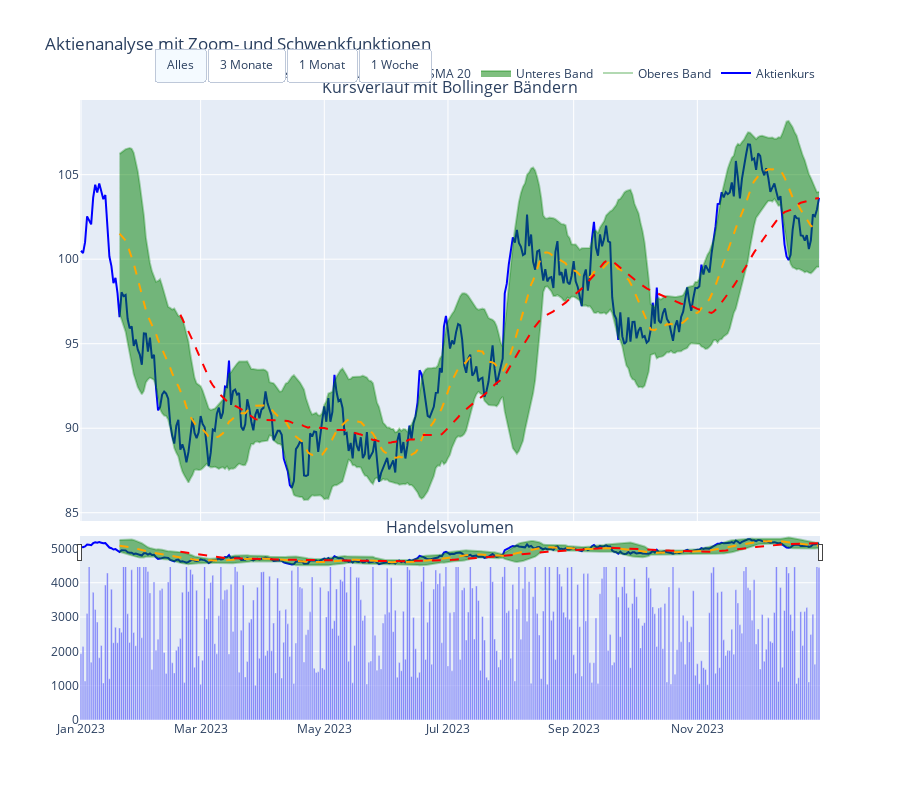

Notebook code cell kept with this figure:
### Markdown cell above
**Erklärung:**
- Wir erstellen ein Höhenliniendiagramm mit komplexen Daten
- Mit `dragmode='pan'` setzen wir das Standardverhalten auf Schwenken statt Zoomen
- Wir definieren Grenzen und Verhältnisse für die Achsen mit `xaxis` und `yaxis`
- Wir fügen Schaltflächen hinzu, die zu vordefinierten Zoom-Bereichen springen
- Wir passen das Aussehen und die Position der Werkzeugleiste an

### Beispiel 3: Zoom- und Schwenkfunktionen in einer komplexen Visualisierung

### Code cell
import plotly.graph_objects as go
from plotly.subplots import make_subplots

# Komplexere Daten für eine Finanzvisualisierung generieren
np.random.seed(42)
dates = pd.date_range(start='2023-01-01', end='2023-12-31', freq='D')
price_array = 100 + np.cumsum(np.random.normal(0, 1, len(dates)))
volume = np.random.randint(1000, 5000, len(dates))

# Umwandlung des NumPy-Arrays in eine Pandas Series für rolling-Funktionen
price = pd.Series(price_array)

# Technische Indikatoren berechnen
sma_20 = price.rolling(window=20).mean()
sma_50 = price.rolling(window=50).mean()
upper_band = sma_20 + 2 * price.rolling(window=20).std()
lower_band = sma_20 - 2 * price.rolling(window=20).std()

# DataFrame erstellen
df = pd.DataFrame({
    'Datum': dates,
    'Preis': price,
    'Volumen': volume,
    'SMA_20': sma_20,
    'SMA_50': sma_50,
    'Upper_Band': upper_band,
    'Lower_Band': lower_band
})

# Subplot mit Kurs- und Volumenchart erstellen
fig = make_subplots(
    rows=2, cols=1,
    shared_xaxes=True,
    vertical_spacing=0.03,
    row_heights=[0.7, 0.3],
    subplot_titles=("Kursverlauf mit Bollinger Bändern", "Handelsvolumen")
)

# Preischart hinzufügen
fig.add_trace(
    go.Scatter(
        x=df['Datum'],
        y=df['Preis'],
        mode='lines',
        name='Aktienkurs',
        line=dict(color='blue')
    ),
    row=1, col=1
)

# Bollinger Bänder hinzufügen
fig.add_trace(
    go.Scatter(
        x=df['Datum'],
        y=df['Upper_Band'],
        mode='lines',
        name='Oberes Band',
        line=dict(color='rgba(0,128,0,0.3)')
    ),
    row=1, col=1
)

fig.add_trace(
    go.Scatter(
        x=df['Datum'],
        y=df['Lower_Band'],
        mode='lines',
        name='Unteres Band',
        line=dict(color='rgba(0,128,0,0.3)'),
        fill='tonexty'  # Bereich zwischen diesem und vorherigem Trace füllen
    ),
    row=1, col=1
)

# Gleitende Durchschnitte hinzufügen
fig.add_trace(
    go.Scatter(
        x=df['Datum'],
        y=df['SMA_20'],
        mode='lines',
        name='SMA 20',
        line=dict(color='orange', dash='dash')
    ),
    row=1, col=1
)

fig.add_trace(
    go.Scatter(
        x=df['Datum'],
        y=df['SMA_50'],
        mode='lines',
        name='SMA 50',
        line=dict(color='red', dash='dash')
    ),
    row=1, col=1
)

# Volumen-Chart hinzufügen
fig.add_trace(
    go.Bar(
        x=df['Datum'],
        y=df['Volumen'],
        name='Volumen',
        marker=dict(color='rgba(0,0,255,0.5)')
    ),
    row=2, col=1
)

# Layout anpassen
fig.update_layout(
    title_text='Aktienanalyse mit Zoom- und Schwenkfunktionen',
    height=800,
    showlegend=True,
    legend=dict(
        orientation="h",
        yanchor="bottom",
        y=1.02,
        xanchor="right",
        x=1
    )
)

# Bereichsauswahl für beide Achsen hinzufügen
fig.update_layout(
    xaxis=dict(
        rangeslider=dict(visible=True),
        type='date',
        rangeslider_thickness=0.05
    ),
    xaxis2=dict(
        type='date'
    )
)

# Zoom-Buttons hinzufügen
fig.update_layout(
    updatemenus=[
        dict(
            type="buttons",
            direction="right",
            buttons=[
                dict(
                    args=[{'xaxis.range': [df['Datum'].min(), df['Datum'].max()]}],
                    label="Alles",
                    method="relayout"
                ),
                dict(
                    args=[{'xaxis.range': [df['Datum'].iloc[-90], df['Datum'].max()]}],
                    label="3 Monate",
                    method="relayout"
                ),
                dict(
                    args=[{'xaxis.range': [df['Datum'].iloc[-30], df['Datum'].max()]}],
                    label="1 Monat",
                    method="relayout"
                ),
                dict(
                    args=[{'xaxis.range': [df['Datum'].iloc[-7], df['Datum'].max()]}],
                    label="1 Woche",
                    method="relayout"
                )
            ],
            pad={"r": 10, "t": 10},
            showactive=True,
            x=0.1,
            xanchor="left",
            y=1.1,
            yanchor="top"
        )
    ]
)

fig.show()

### Figure 1 — Plotly figure (JSON) as saved in the notebook; plotly's stock layout.template omitted (floating-point values rounded to 4 significant figures; data arrays with more than 128 entries replaced by an {"elided": "..."} marker saying what was removed)
{"data": [{"line": {"color": "blue"}, "mode": "lines", "name": "Aktienkurs", "type": "scatter", "x": {"elided": "365 str values"}, "xaxis": "x", "y": {"elided": "365 float values"}, "yaxis": "y"}, {"line": {"color": "rgba(0,128,0,0.3)"}, "mode": "lines", "name": "Oberes Band", "type": "scatter", "x": {"elided": "365 str values"}, "xaxis": "x", "y": {"elided": "365 float values"}, "yaxis": "y"}, {"fill": "tonexty", "line": {"color": "rgba(0,128,0,0.3)"}, "mode": "lines", "name": "Unteres Band", "type": "scatter", "x": {"elided": "365 str values"}, "xaxis": "x", "y": {"elided": "365 float values"}, "yaxis": "y"}, {"line": {"color": "orange", "dash": "dash"}, "mode": "lines", "name": "SMA 20", "type": "scatter", "x": {"elided": "365 str values"}, "xaxis": "x", "y": {"elided": "365 float values"}, "yaxis": "y"}, {"line": {"color": "red", "dash": "dash"}, "mode": "lines", "name": "SMA 50", "type": "scatter", "x": {"elided": "365 str values"}, "xaxis": "x", "y": {"elided": "365 float values"}, "yaxis": "y"}, {"marker": {"color": "rgba(0,0,255,0.5)"}, "name": "Volumen", "type": "bar", "x": {"elided": "365 str values"}, "xaxis": "x2", "y": {"elided": "365 int values"}, "yaxis": "y2"}], "layout": {"annotations": [{"font": {"size": 16}, "showarrow": false, "text": "Kursverlauf mit Bollinger Bändern", "x": 0.5, "xanchor": "center", "xref": "paper", "y": 1.0, "yanchor": "bottom", "yref": "paper"}, {"font": {"size": 16}, "showarrow": false, "text": "Handelsvolumen", "x": 0.5, "xanchor": "center", "xref": "paper", "y": 0.291, "yanchor": "bottom", "yref": "paper"}], "height": 800, "legend": {"orientation": "h", "x": 1, "xanchor": "right", "y": 1.02, "yanchor": "bottom"}, "showlegend": true, "title": {"text": "Aktienanalyse mit Zoom- und Schwenkfunktionen"}, "updatemenus": [{"buttons": [{"args": [{"xaxis.range": ["2023-01-01T00:00:00", "2023-12-31T00:00:00"]}], "label": "Alles", "method": "relayout"}, {"args": [{"xaxis.range": ["2023-10-03T00:00:00", "2023-12-31T00:00:00"]}], "label": "3 Monate", "method": "relayout"}, {"args": [{"xaxis.range": ["2023-12-02T00:00:00", "2023-12-31T00:00:00"]}], "label": "1 Monat", "method": "relayout"}, {"args": [{"xaxis.range": ["2023-12-25T00:00:00", "2023-12-31T00:00:00"]}], "label": "1 Woche", "method": "relayout"}], "direction": "right", "pad": {"r": 10, "t": 10}, "showactive": true, "type": "buttons", "x": 0.1, "xanchor": "left", "y": 1.1, "yanchor": "top"}], "xaxis": {"anchor": "y", "domain": [0, 1], "matches": "x2", "rangeslider": {"thickness": 0.05, "visible": true}, "showticklabels": false, "type": "date"}, "xaxis2": {"anchor": "y2", "domain": [0, 1], "type": "date"}, "yaxis": {"anchor": "x", "domain": [0.321, 1.0]}, "yaxis2": {"anchor": "x2", "domain": [0, 0.291]}}}
